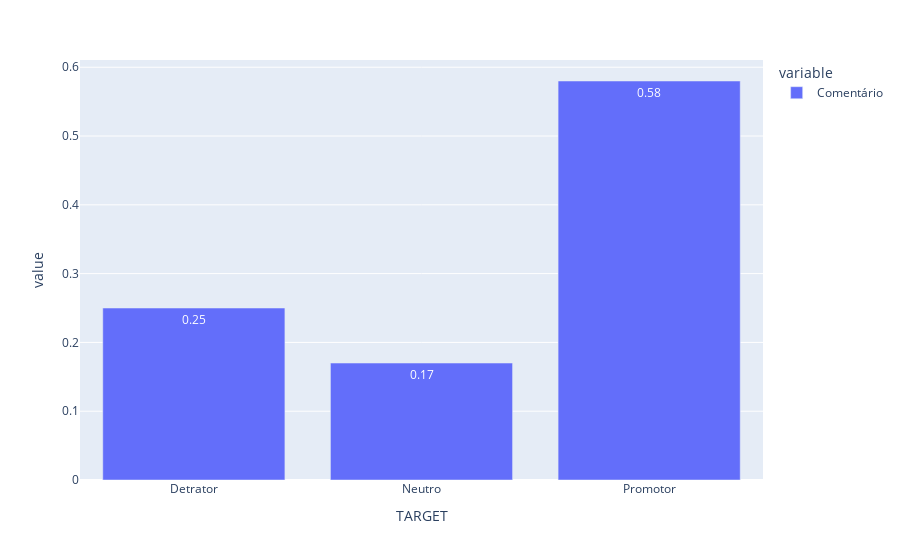

The code cell stored with this chart in its notebook:
### Code cell
# avaliando a distribuição de detrator, neutros e promotores em %
px.bar(round(df.groupby('TARGET').count()[
       'Comentário']/df.shape[0], 2),  text_auto=True)
# Note que a maioria dos comentários são de clientes é promotores ou detratores

### Figure 1 — Plotly figure (JSON) as saved in the notebook; plotly's stock layout.template omitted (floating-point values rounded to 4 significant figures)
{"data": [{"alignmentgroup": "True", "hovertemplate": "variable=Comentário<br>TARGET=%{x}<br>value=%{y}<extra></extra>", "legendgroup": "Comentário", "marker": {"color": "#636efa", "pattern": {"shape": ""}}, "name": "Comentário", "offsetgroup": "Comentário", "orientation": "v", "showlegend": true, "textposition": "auto", "texttemplate": "%{y}", "type": "bar", "x": ["Detrator", "Neutro", "Promotor"], "xaxis": "x", "y": [0.25, 0.17, 0.58], "yaxis": "y"}], "layout": {"barmode": "relative", "legend": {"title": {"text": "variable"}, "tracegroupgap": 0}, "margin": {"t": 60}, "xaxis": {"anchor": "y", "domain": [0, 1], "title": {"text": "TARGET"}}, "yaxis": {"anchor": "x", "domain": [0, 1], "title": {"text": "value"}}}}
